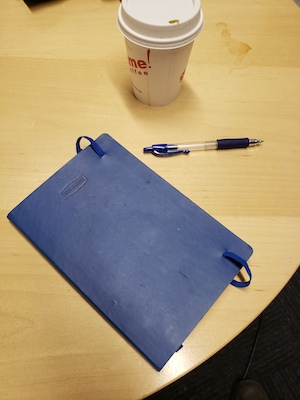
#> input picture P3/img.jpg, 300 x 400 px
$ python -i p3.py   (imports and definitions only)
#> lines starting #> are read from the running program, lines starting #| are printed output that depends on the picture
import numpy as np
from PIL import Image

from scipy import ndimage, signal

############### ---------- Basic Image Processing ------ ##############

### TODO 1: Read an Image and convert it into a floating point array with values between 0 and 1. You can assume a color image
def imread(filename):
    img = np.array(Image.open(filename).convert('RGB'), dtype=float) / 255.0
    return img

### TODO 2: Create a gaussian filter of size k x k and with standard deviation sigma
def gaussian_filter(k, sigma):
    f = np.zeros((k,k))
    center = k//2
    for i in range(k):
        for j in range(k):
            f[i,j] = np.exp(-(float(i-center)**2 + float(j-center)**2)/(2*sigma*sigma))
    f = f/np.sum(f)
    return f
### TODO 3: Compute the image gradient.
### First convert the image to grayscale by using the formula:
### Intensity = Y = 0.2125 R + 0.7154 G + 0.0721 B
### Then convolve with a 5x5 Gaussian with standard deviation 1 to smooth out noise. (use scipy.signal.convolve)
### Convolve with [0.5, 0, -0.5] to get the X derivative on each channel and convolve with [[0.5],[0],[-0.5]] to get the Y derivative on each channel. (use scipy.signal.convolve)
### Return the gradient magnitude and the gradient orientation (use arctan2)
def gradient(img):
    img = 0.2125*img[:,:,0] + 0.7154*img[:,:,1] + 0.0721*img[:,:,2]

    img = signal.convolve(img, gaussian_filter(5,1), mode='same')

    gx = signal.convolve(img, np.array([[0.5, 0, -0.5]]), mode='same')
    gy = signal.convolve(img, np.array([[0.5],[0],[-0.5]]), mode='same')
    mag = np.sqrt(gx*gx + gy*gy)
    ori = np.arctan2(gy, gx)
    return mag, ori


##########----------------Line detection----------------

### TODO 4: Write a function to check the distance of a set of pixels from a line parametrized by theta and c. The equation of the line is:
### x cos(theta) + y sin(theta) + c = 0
### The input x and y are arrays representing the x and y coordinates of each pixel
### Return a boolean array that indicates True for pixels whose distance is less than the threshold
def check_distance_from_line(x, y, theta, c, thresh):
    return (np.abs(x*np.cos(theta) + y*np.sin(theta) + c)<thresh)


### TODO 5: Write a function to draw a set of lines on the image. The `lines` input is a list of (theta, c) pairs. Each line must appear as red on the final image
### where every pixel which is less than thresh units away from the line should be colored red
def draw_lines(img, lines, thresh):
    img = img.copy()
    I, J = np.indices(img.shape[:2])
    for (theta, c) in lines:
        img[check_distance_from_line(J, I, theta, c, thresh)] = [1, 0, 0]
    return img

### TODO 6: Do Hough voting. You get as input the gradient magnitude and the gradient orientation, as well as a set of possible theta values and a set of possible c
### values. If there are T entries in thetas and C entries in cs, the output should be a T x C array. Each pixel in the image should vote for (theta, c) if:
### (a) Its gradient magnitude is greater than thresh1
### (b) Its distance from the (theta, c) line is less than thresh2, and
### (c) The difference between theta and the pixel's gradient orientation is less than thresh3
def hough_voting(gradmag, gradori, thetas, cs, thresh1, thresh2, thresh3):
    bmap = gradmag > thresh1  # Consider increasing this threshold
    I, J = np.where(bmap)
    votes = np.zeros((len(thetas), len(cs)))
    for i, theta in enumerate(thetas):
        for j, c in enumerate(cs):
            val = check_distance_from_line(J, I, theta, c, thresh2)  # Consider tightening this threshold
            ori = np.abs(gradori[I, J] - theta) < thresh3  # Consider narrowing this range
            votes[i, j] = np.sum(val & ori)
    return votes

### TODO 7: Find local maxima in the array of votes. A (theta, c) pair counts as a local maxima if (a) its votes are greater than thresh, and
### (b) its value is the maximum in a (nbhd x nbhd) neighborhood in the votes array.
### Return a list of (theta, c) pairs
def localmax(votes, thetas, cs, thresh, nbhd):
    chosenI, chosenJ = np.where((votes > thresh) & (votes == ndimage.maximum_filter(votes, size=nbhd)))  # Consider increasing `nbhd` and `thresh`
    return list(zip(thetas[chosenI], cs[chosenJ]))

# Final product: Identify lines using the Hough transform
def do_hough_lines(filename):

    # Read image in
    img = imread(filename)

    # Compute gradient
    gradmag, gradori = gradient(img)
#> in gradient, `img = signal.convolve(img, gaussian_filter(5,1), mode='same')`:
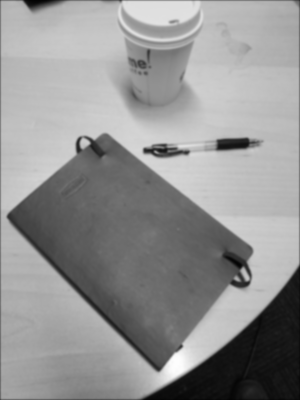
#> img: shape (400, 300) float64; min 0.015, max 0.996, mean 0.578
#> in gradient, `gx = signal.convolve(img, np.array([[0.5, 0, -0.5]]), mode='same')`:
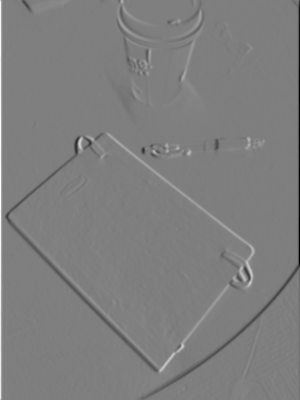
#> gx: shape (400, 300) float64; min -0.362, max 0.363, mean -0.000242; drawn with min black and max white
#> in gradient, `gy = signal.convolve(img, np.array([[0.5],[0],[-0.5]]), mode='same')`:
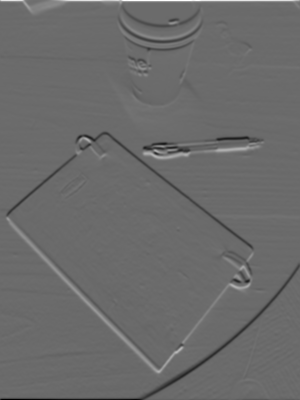
#> gy: shape (400, 300) float64; min -0.3, max 0.414, mean -0.000311; drawn with min black and max white
#> in gradient, `ori = np.arctan2(gy, gx)`:
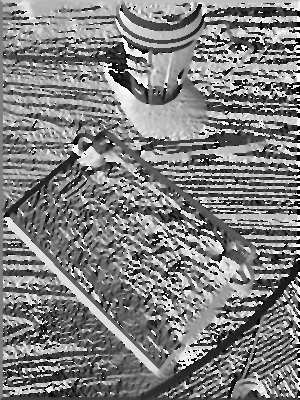
#> ori: shape (400, 300) float64; min -3.14, max 3.14, mean 0.0171; drawn with min black and max white

    # Possible theta and c values
    thetas = np.arange(-np.pi-np.pi/40, np.pi+np.pi/40, np.pi/40)
    imgdiagonal = np.sqrt(img.shape[0]**2 + img.shape[1]**2)
#> imgdiagonal = 500
    cs = np.arange(-imgdiagonal, imgdiagonal, 0.5)
#> cs = 2000 values from -500 to 499.5

    # Perform Hough voting
    votes = hough_voting(gradmag, gradori,thetas, cs, 0.2, 0.5, np.pi/40)
#> in hough_voting, `bmap = gradmag > thresh1`:
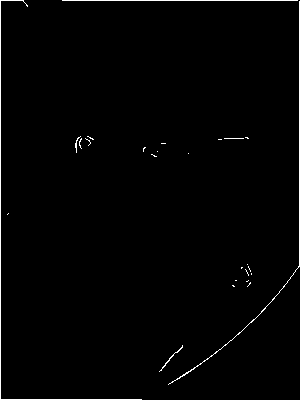
#> bmap: shape (400, 300) bool; 1.2% white in thin lines or dots
#> in hough_voting, `I, J = np.where(bmap)`: I = 1438 values from 0 to 399; J = 1438 values, max 299 at index 262, min 0 at index 0, mean 141.8

    # Identify local maxima to get lines
    lines = localmax(votes, thetas, cs, 20, 11)
#> in localmax, `chosenI, chosenJ = np.where((votes > thresh) & (votes == ndimage.maxim..`: chosenI = [1, 9, 10, 11, 12, 13, 14, 21, 41, 61, 61, 81]; chosenJ = [1598, 1795, 1802, 1808, 1816, 1823, 1830, 1798, 1000, 1000, 1001, 1598]
#> lines = [(-3.14, 299), (-2.51, 397.5), (-2.43, 401), (-2.36, 404), (-2.28, 408), (-2.2, 411.5), (-2.12, 415), (-1.57, 399), (0, 0), (1.57, 0), (1.57, 0.5), (3.14, 299)]

    # Visualize: draw lines on image
    result_img = draw_lines(img, lines, 0.5)
#> the loop in draw_lines, `for (theta, c) in lines:` made 12 passes
#> after the loop in draw_lines, `for (theta, c) in lines:`:
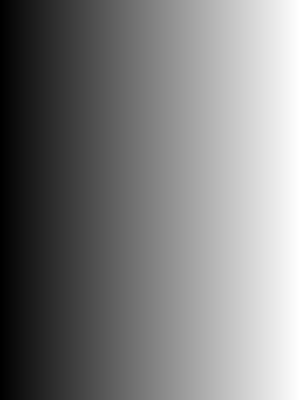
#> J: shape (400, 300) int64; min 0, max 299, mean 149.5; drawn with min black and max white
#> after the loop in draw_lines, `for (theta, c) in lines:`:
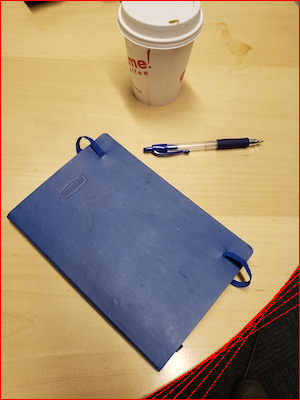
#> img: shape (400, 300, 3) float64; mean of channels 0, 1, 2 0.655, 0.567, 0.448; drawn as R, G, B

    # Return visualization and lines
    return result_img, lines

>>> result = do_hough_lines('img.jpg')
